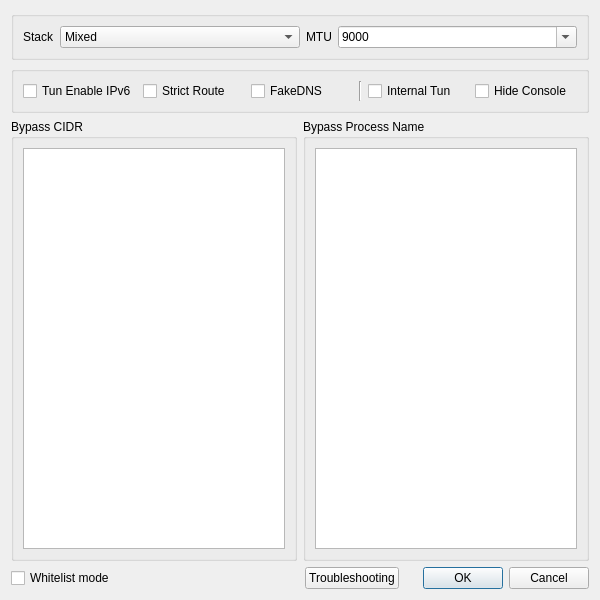
<?xml version="1.0" encoding="UTF-8"?>
<ui version="4.0">
 <class>DialogVPNSettings</class>
 <widget class="QDialog" name="DialogVPNSettings">
  <property name="geometry">
   <rect>
    <x>0</x>
    <y>0</y>
    <width>600</width>
    <height>600</height>
   </rect>
  </property>
  <property name="windowTitle">
   <string>Tun Settings</string>
  </property>
  <layout class="QVBoxLayout" name="verticalLayout">
   <item>
    <widget class="QGroupBox" name="groupBox">
     <property name="sizePolicy">
      <sizepolicy hsizetype="Preferred" vsizetype="Maximum">
       <horstretch>0</horstretch>
       <verstretch>0</verstretch>
      </sizepolicy>
     </property>
     <layout class="QHBoxLayout" name="horizontalLayout_5">
      <item>
       <widget class="QLabel" name="label_4">
        <property name="sizePolicy">
         <sizepolicy hsizetype="Maximum" vsizetype="Preferred">
          <horstretch>0</horstretch>
          <verstretch>0</verstretch>
         </sizepolicy>
        </property>
        <property name="text">
         <string notr="true">Stack</string>
        </property>
       </widget>
      </item>
      <item>
       <widget class="QComboBox" name="vpn_implementation">
        <item>
         <property name="text">
          <string notr="true">Mixed</string>
         </property>
        </item>
        <item>
         <property name="text">
          <string notr="true">gVisor</string>
         </property>
        </item>
        <item>
         <property name="text">
          <string notr="true">System</string>
         </property>
        </item>
       </widget>
      </item>
      <item>
       <widget class="QLabel" name="label_10">
        <property name="sizePolicy">
         <sizepolicy hsizetype="Maximum" vsizetype="Preferred">
          <horstretch>0</horstretch>
          <verstretch>0</verstretch>
         </sizepolicy>
        </property>
        <property name="text">
         <string notr="true">MTU</string>
        </property>
       </widget>
      </item>
      <item>
       <widget class="QComboBox" name="vpn_mtu">
        <property name="editable">
         <bool>true</bool>
        </property>
        <item>
         <property name="text">
          <string notr="true">9000</string>
         </property>
        </item>
        <item>
         <property name="text">
          <string notr="true">1500</string>
         </property>
        </item>
       </widget>
      </item>
     </layout>
    </widget>
   </item>
   <item>
    <widget class="QGroupBox" name="horizontalGroupBox_2">
     <layout class="QHBoxLayout" name="horizontalLayout">
      <item>
       <widget class="QCheckBox" name="vpn_ipv6">
        <property name="text">
         <string>Tun Enable IPv6</string>
        </property>
       </widget>
      </item>
      <item>
       <widget class="QCheckBox" name="strict_route">
        <property name="text">
         <string notr="true">Strict Route</string>
        </property>
       </widget>
      </item>
      <item>
       <widget class="QCheckBox" name="fake_dns">
        <property name="text">
         <string notr="true">FakeDNS</string>
        </property>
       </widget>
      </item>
      <item>
       <widget class="Line" name="line">
        <property name="orientation">
         <enum>Qt::Vertical</enum>
        </property>
       </widget>
      </item>
      <item>
       <widget class="QCheckBox" name="single_core">
        <property name="toolTip">
         <string>Add a tun inbound to the profile startup, instead of using two processes.
This needs to be run NewBeePlus with administrator privileges.</string>
        </property>
        <property name="text">
         <string>Internal Tun</string>
        </property>
       </widget>
      </item>
      <item>
       <widget class="QCheckBox" name="hide_console">
        <property name="text">
         <string>Hide Console</string>
        </property>
       </widget>
      </item>
     </layout>
    </widget>
   </item>
   <item>
    <layout class="QHBoxLayout" name="horizontalLayout_2">
     <item>
      <widget class="QGroupBox" name="gb_cidr">
       <property name="title">
        <string>Bypass CIDR</string>
       </property>
       <layout class="QVBoxLayout" name="verticalLayout_2">
        <item>
         <widget class="QPlainTextEdit" name="vpn_rule_cidr"/>
        </item>
       </layout>
      </widget>
     </item>
     <item>
      <widget class="QGroupBox" name="gb_process_name">
       <property name="title">
        <string>Bypass Process Name</string>
       </property>
       <layout class="QVBoxLayout" name="verticalLayout_4">
        <item>
         <widget class="QPlainTextEdit" name="vpn_rule_process"/>
        </item>
       </layout>
      </widget>
     </item>
    </layout>
   </item>
   <item>
    <layout class="QHBoxLayout" name="horizontalLayout_3">
     <item>
      <widget class="QCheckBox" name="whitelist_mode">
       <property name="toolTip">
        <string>Whether blacklisted or whitelisted, your traffic will be handled by nekobox_core (sing-tun). This is NOT equal to &quot;process mode&quot; of some software.</string>
       </property>
       <property name="text">
        <string>Whitelist mode</string>
       </property>
      </widget>
     </item>
     <item>
      <spacer name="horizontalSpacer">
       <property name="orientation">
        <enum>Qt::Horizontal</enum>
       </property>
       <property name="sizeHint" stdset="0">
        <size>
         <width>40</width>
         <height>20</height>
        </size>
       </property>
      </spacer>
     </item>
     <item>
      <widget class="QPushButton" name="troubleshooting">
       <property name="text">
        <string>Troubleshooting</string>
       </property>
      </widget>
     </item>
     <item>
      <widget class="QDialogButtonBox" name="buttonBox">
       <property name="standardButtons">
        <set>QDialogButtonBox::Cancel|QDialogButtonBox::Ok</set>
       </property>
      </widget>
     </item>
    </layout>
   </item>
  </layout>
 </widget>
 <tabstops>
  <tabstop>vpn_implementation</tabstop>
  <tabstop>vpn_mtu</tabstop>
  <tabstop>vpn_ipv6</tabstop>
  <tabstop>strict_route</tabstop>
  <tabstop>fake_dns</tabstop>
  <tabstop>single_core</tabstop>
  <tabstop>hide_console</tabstop>
  <tabstop>vpn_rule_cidr</tabstop>
  <tabstop>vpn_rule_process</tabstop>
  <tabstop>whitelist_mode</tabstop>
  <tabstop>troubleshooting</tabstop>
 </tabstops>
 <resources/>
 <connections>
  <connection>
   <sender>buttonBox</sender>
   <signal>accepted()</signal>
   <receiver>DialogVPNSettings</receiver>
   <slot>accept()</slot>
   <hints>
    <hint type="sourcelabel">
     <x>399</x>
     <y>575</y>
    </hint>
    <hint type="destinationlabel">
     <x>399</x>
     <y>299</y>
    </hint>
   </hints>
  </connection>
  <connection>
   <sender>buttonBox</sender>
   <signal>rejected()</signal>
   <receiver>DialogVPNSettings</receiver>
   <slot>reject()</slot>
   <hints>
    <hint type="sourcelabel">
     <x>399</x>
     <y>575</y>
    </hint>
    <hint type="destinationlabel">
     <x>399</x>
     <y>299</y>
    </hint>
   </hints>
  </connection>
 </connections>
</ui>
